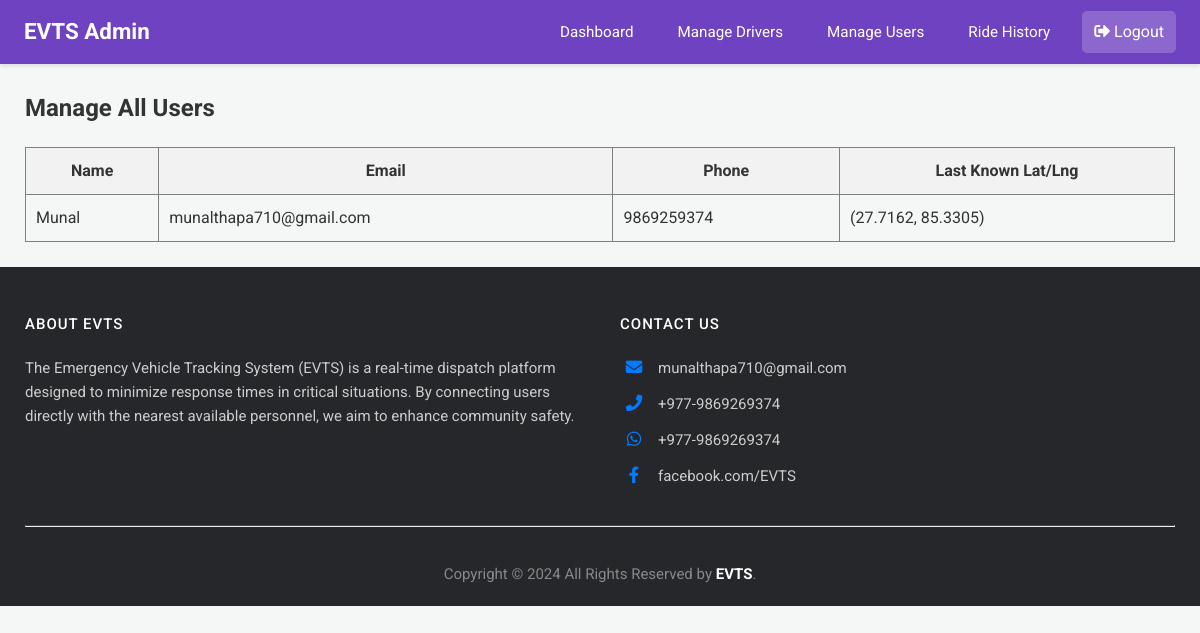
The page /admin/manage-users (signed in) on the database as committed earlier.
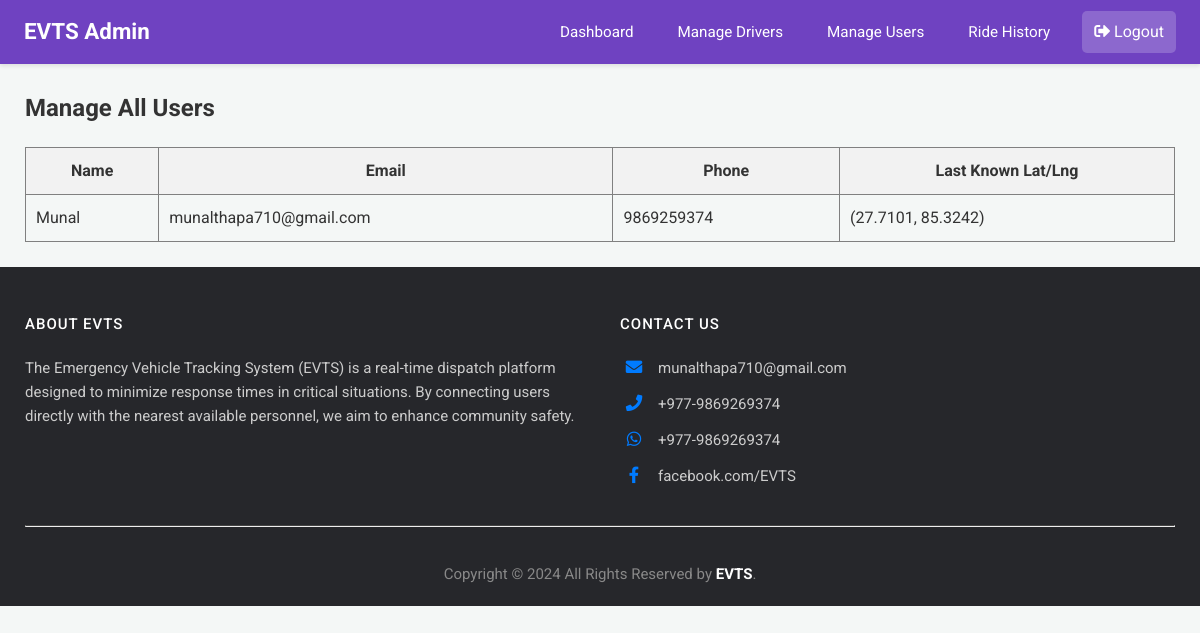
The same page on the database as committed later.
### app.py (models this page shows)
class User(db.Model):
    email = db.Column(db.String(120), primary_key=True)
    name = db.Column(db.String(100))
    phone = db.Column(db.String(15))
    password = db.Column(db.String(256)) # Increased length for hash
    latitude = db.Column(db.Float, nullable=True)
    longitude = db.Column(db.Float, nullable=True)

### app.py (the view)
@app.route('/admin/manage-users')
@login_required_admin
def manage_users():
    admin = Admin.query.get(session['admin'])
    all_users = User.query.all()
    response = make_response(render_template('admin_manage_users.html', admin=admin, users=all_users))
    return add_no_cache_to_response(response)

### app.py (called while the page is built)
def login_required_admin(f):
    @wraps(f)
    def decorated_function(*args, **kwargs):
        if 'admin' not in session:
            flash("Admin access required.", "error")
            return redirect(url_for('login'))
        return f(*args, **kwargs)
    return decorated_function

def add_no_cache_to_response(response):
    response.headers["Cache-Control"] = "no-cache, no-store, must-revalidate, public, max-age=0"
    response.headers["Pragma"] = "no-cache"
    response.headers["Expires"] = "0"
    return response

### templates/admin_manage_users.html
{% extends 'admin_base.html' %}
{% block content %}
<h2>Manage All Users</h2>
<table border="1" style="width: 100%; border-collapse: collapse; margin-top: 20px;">
    <thead>
        <tr style="background-color: #f2f2f2;">
            <th style="padding: 10px;">Name</th>
            <th style="padding: 10px;">Email</th>
            <th style="padding: 10px;">Phone</th>
            <th style="padding: 10px;">Last Known Lat/Lng</th>
        </tr>
    </thead>
    <tbody>
    {% for user in users %}
    <tr>
        <td style="padding: 10px;">{{ user.name }}</td>
        <td style="padding: 10px;">{{ user.email }}</td>
        <td style="padding: 10px;">{{ user.phone }}</td>
        <td style="padding: 10px;">
            {% if user.latitude and user.longitude %}
                ({{ user.latitude|round(4) }}, {{ user.longitude|round(4) }})
            {% else %}
                Not Set
            {% endif %}
        </td>
    </tr>
    {% endfor %}
    </tbody>
</table>
{% endblock %}

Rows that differ between the two databases and show on the page:
changed User "Munal": latitude "27.7162" → "27.7101"; longitude "85.3305" → "85.3242"
